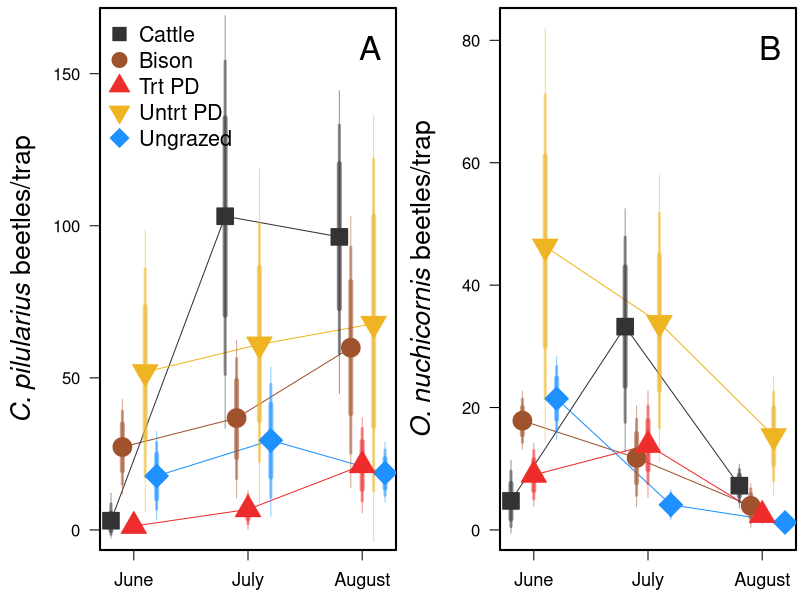

Recreate this plot in R.
##Set working directory
#Ellen's working directory:
setwd("C:/Users/elwel/OneDrive/Desktop/AmongTheDung")
#Ben's working directory:

######################
library(scales)
cp_d <- read.csv("outputs/Trt_Mo/CanPil_TRTmo_ActDens.csv")
cp_d$spp <- rep("CP", 15)
colnames(cp_d)[3] ="AcDe"
colnames(cp_d)[4] ="SE"
on_d <- read.csv("outputs/Trt_Mo/OntNuc_TRTmo_ActDens.csv")
on_d$spp <- rep("ON", 15)
colnames(on_d)[3] ="AcDe"
colnames(on_d)[4] ="SE"
dens <- rbind(cp_d,on_d)

tiff(filename = "plots/ActivityDensities_TrtMo.tiff", width = 10, height = 5, units = 'in', res = 600, compression = 'lzw')

par(mar=c(2.5,5,0.4,0.2),mfrow=c(1,2))
plot(1, type="n", xlim=c(5.8,8.2), ylim=c(0,165),las=1,ylab="",xlab="", xaxt='n')
axis(1, at=c(6,7,8),cex.axis=1.1,labels=c("June","July","August"))
box(lwd=2)
title(ylab=substitute(paste(italic('C. pilularius'), ' beetles/trap')), line=3, cex.lab=1.6)
##connecting lines
points(dens$AcDe[dens$trt=="bison" & dens$spp=="CP"] ~ dens$mo_jit[dens$trt=="bison" & dens$spp=="CP"],type="l",col="sienna",lwd=1)
points(dens$AcDe[dens$trt=="cattle" & dens$spp=="CP"] ~ dens$mo_jit[dens$trt=="cattle" & dens$spp=="CP"],type="l",col="gray20",lwd=1)
points(dens$AcDe[dens$trt=="ungrazed" & dens$spp=="CP"] ~ dens$mo_jit[dens$trt=="ungrazed" & dens$spp=="CP"],type="l",col="dodgerblue",lwd=1)
points(dens$AcDe[dens$trt=="trtpd" & dens$spp=="CP"] ~ dens$mo_jit[dens$trt=="trtpd" & dens$spp=="CP"],type="l",col="firebrick2",lwd=1)
points(dens$AcDe[dens$trt=="untrtpd" & dens$spp=="CP"] ~ dens$mo_jit[dens$trt=="untrtpd" & dens$spp=="CP"],type="l",col="goldenrod2",lwd=1)
##CIs
arrows(dens$mo_jit[dens$trt=="bison" & dens$spp=="CP"], dens$Q5[dens$trt=="bison" & dens$spp=="CP"], dens$mo_jit[dens$trt=="bison" & dens$spp=="CP"], dens$Q95[dens$trt=="bison" & dens$spp=="CP"],col=alpha("sienna",0.5),lwd=1,length=0, angle=90, code=3)
arrows(dens$mo_jit[dens$trt=="bison" & dens$spp=="CP"], dens$Q10[dens$trt=="bison" & dens$spp=="CP"], dens$mo_jit[dens$trt=="bison" & dens$spp=="CP"], dens$Q90[dens$trt=="bison" & dens$spp=="CP"],col=alpha("sienna",0.5),lwd=3,length=0, angle=90, code=3)
arrows(dens$mo_jit[dens$trt=="bison" & dens$spp=="CP"], dens$Q20[dens$trt=="bison" & dens$spp=="CP"], dens$mo_jit[dens$trt=="bison" & dens$spp=="CP"], dens$Q80[dens$trt=="bison" & dens$spp=="CP"],col=alpha("sienna",0.5),lwd=5,length=0, angle=90, code=3)
arrows(dens$mo_jit[dens$trt=="cattle" & dens$spp=="CP"], dens$Q5[dens$trt=="cattle" & dens$spp=="CP"], dens$mo_jit[dens$trt=="cattle" & dens$spp=="CP"], dens$Q95[dens$trt=="cattle" & dens$spp=="CP"],col=alpha("gray20",0.5),lwd=1,length=0, angle=90, code=3)
arrows(dens$mo_jit[dens$trt=="cattle" & dens$spp=="CP"], dens$Q10[dens$trt=="cattle" & dens$spp=="CP"], dens$mo_jit[dens$trt=="cattle" & dens$spp=="CP"], dens$Q90[dens$trt=="cattle" & dens$spp=="CP"],col=alpha("gray20",0.5),lwd=3,length=0, angle=90, code=3)
arrows(dens$mo_jit[dens$trt=="cattle" & dens$spp=="CP"], dens$Q20[dens$trt=="cattle" & dens$spp=="CP"], dens$mo_jit[dens$trt=="cattle" & dens$spp=="CP"], dens$Q80[dens$trt=="cattle" & dens$spp=="CP"],col=alpha("gray20",0.5),lwd=5,length=0, angle=90, code=3)
arrows(dens$mo_jit[dens$trt=="ungrazed" & dens$spp=="CP"], dens$Q5[dens$trt=="ungrazed" & dens$spp=="CP"], dens$mo_jit[dens$trt=="ungrazed" & dens$spp=="CP"], dens$Q95[dens$trt=="ungrazed" & dens$spp=="CP"],col=alpha("dodgerblue",0.5),lwd=1,length=0, angle=90, code=3)
arrows(dens$mo_jit[dens$trt=="ungrazed" & dens$spp=="CP"], dens$Q10[dens$trt=="ungrazed" & dens$spp=="CP"], dens$mo_jit[dens$trt=="ungrazed" & dens$spp=="CP"], dens$Q90[dens$trt=="ungrazed" & dens$spp=="CP"],col=alpha("dodgerblue",0.5),lwd=3,length=0, angle=90, code=3)
arrows(dens$mo_jit[dens$trt=="ungrazed" & dens$spp=="CP"], dens$Q20[dens$trt=="ungrazed" & dens$spp=="CP"], dens$mo_jit[dens$trt=="ungrazed" & dens$spp=="CP"], dens$Q80[dens$trt=="ungrazed" & dens$spp=="CP"],col=alpha("dodgerblue",0.5),lwd=5,length=0, angle=90, code=3)
arrows(dens$mo_jit[dens$trt=="trtpd" & dens$spp=="CP"], dens$Q5[dens$trt=="trtpd" & dens$spp=="CP"], dens$mo_jit[dens$trt=="trtpd" & dens$spp=="CP"], dens$Q95[dens$trt=="trtpd" & dens$spp=="CP"],col=alpha("firebrick2",0.5),lwd=1,length=0, angle=90, code=3)
arrows(dens$mo_jit[dens$trt=="trtpd" & dens$spp=="CP"], dens$Q10[dens$trt=="trtpd" & dens$spp=="CP"], dens$mo_jit[dens$trt=="trtpd" & dens$spp=="CP"], dens$Q90[dens$trt=="trtpd" & dens$spp=="CP"],col=alpha("firebrick2",0.5),lwd=3,length=0, angle=90, code=3)
arrows(dens$mo_jit[dens$trt=="trtpd" & dens$spp=="CP"], dens$Q20[dens$trt=="trtpd" & dens$spp=="CP"], dens$mo_jit[dens$trt=="trtpd" & dens$spp=="CP"], dens$Q80[dens$trt=="trtpd" & dens$spp=="CP"],col=alpha("firebrick2",0.5),lwd=5,length=0, angle=90, code=3)
arrows(dens$mo_jit[dens$trt=="untrtpd" & dens$spp=="CP"], dens$Q5[dens$trt=="untrtpd" & dens$spp=="CP"], dens$mo_jit[dens$trt=="untrtpd" & dens$spp=="CP"], dens$Q95[dens$trt=="untrtpd" & dens$spp=="CP"],col=alpha("goldenrod2",0.5),lwd=1,length=0, angle=90, code=3)
arrows(dens$mo_jit[dens$trt=="untrtpd" & dens$spp=="CP"], dens$Q10[dens$trt=="untrtpd" & dens$spp=="CP"], dens$mo_jit[dens$trt=="untrtpd" & dens$spp=="CP"], dens$Q90[dens$trt=="untrtpd" & dens$spp=="CP"],col=alpha("goldenrod2",0.5),lwd=3,length=0, angle=90, code=3)
arrows(dens$mo_jit[dens$trt=="untrtpd" & dens$spp=="CP"], dens$Q20[dens$trt=="untrtpd" & dens$spp=="CP"], dens$mo_jit[dens$trt=="untrtpd" & dens$spp=="CP"], dens$Q80[dens$trt=="untrtpd" & dens$spp=="CP"],col=alpha("goldenrod2",0.5),lwd=5,length=0, angle=90, code=3)
##points
points(dens$AcDe[dens$trt=="bison" & dens$spp=="CP"] ~ dens$mo_jit[dens$trt=="bison" & dens$spp=="CP"],pch=21,col="sienna",bg="sienna",cex=2.5)
points(dens$AcDe[dens$trt=="cattle" & dens$spp=="CP"] ~ dens$mo_jit[dens$trt=="cattle" & dens$spp=="CP"],pch=22,col="gray20",bg="gray20",cex=2.5)
points(dens$AcDe[dens$trt=="ungrazed" & dens$spp=="CP"] ~ dens$mo_jit[dens$trt=="ungrazed" & dens$spp=="CP"],pch=23,col="dodgerblue",bg="dodgerblue",cex=2.5)
points(dens$AcDe[dens$trt=="trtpd" & dens$spp=="CP"] ~ dens$mo_jit[dens$trt=="trtpd" & dens$spp=="CP"],pch=24,col="firebrick2",bg="firebrick2",cex=2.5)
points(dens$AcDe[dens$trt=="untrtpd" & dens$spp=="CP"] ~ dens$mo_jit[dens$trt=="untrtpd" & dens$spp=="CP"],pch=25,col="goldenrod2",bg="goldenrod2",cex=2.5)
legend("topright", legend="A", bty="n", cex=2)
legend("topleft",legend=c("Cattle","Bison","Trt PD","Untrt PD","Ungrazed"), bty="n", pt.cex=2,cex=1.3, pch=c(22,21,24,25,23), pt.bg=c("gray20","sienna","firebrick2","goldenrod2","dodgerblue"),col=c("gray20","sienna","firebrick2","goldenrod2","dodgerblue"))
##

##
##Onthophagus nuchicornis
plot(1, type="n", xlim=c(5.8,8.2), ylim=c(0,82),las=1,ylab="",xlab="", xaxt='n')
axis(1, at=c(6,7,8),cex.axis=1.1,labels=c("June","July","August"))
box(lwd=2)
title(ylab=substitute(paste(italic('O. nuchicornis'), ' beetles/trap')), line=3, cex.lab=1.6)
##conecting lines
points(dens$AcDe[dens$trt=="bison" & dens$spp=="ON"] ~ dens$mo_jit[dens$trt=="bison" & dens$spp=="ON"],type="l",col="sienna",lwd=1)
points(dens$AcDe[dens$trt=="cattle" & dens$spp=="ON"] ~ dens$mo_jit[dens$trt=="cattle" & dens$spp=="ON"],type="l",col="gray20",lwd=1)
points(dens$AcDe[dens$trt=="ungrazed" & dens$spp=="ON"] ~ dens$mo_jit[dens$trt=="ungrazed" & dens$spp=="ON"],type="l",col="dodgerblue",lwd=1)
points(dens$AcDe[dens$trt=="trtpd" & dens$spp=="ON"] ~ dens$mo_jit[dens$trt=="trtpd" & dens$spp=="ON"],type="l",col="firebrick2",lwd=1)
points(dens$AcDe[dens$trt=="untrtpd" & dens$spp=="ON"] ~ dens$mo_jit[dens$trt=="untrtpd" & dens$spp=="ON"],type="l",col="goldenrod2",lwd=1)
##CIs
arrows(dens$mo_jit[dens$trt=="bison" & dens$spp=="ON"], dens$Q5[dens$trt=="bison" & dens$spp=="ON"], dens$mo_jit[dens$trt=="bison" & dens$spp=="ON"], dens$Q95[dens$trt=="bison" & dens$spp=="ON"],col=alpha("sienna",0.5),lwd=1,length=0, angle=90, code=3)
arrows(dens$mo_jit[dens$trt=="bison" & dens$spp=="ON"], dens$Q10[dens$trt=="bison" & dens$spp=="ON"], dens$mo_jit[dens$trt=="bison" & dens$spp=="ON"], dens$Q90[dens$trt=="bison" & dens$spp=="ON"],col=alpha("sienna",0.5),lwd=3,length=0, angle=90, code=3)
arrows(dens$mo_jit[dens$trt=="bison" & dens$spp=="ON"], dens$Q20[dens$trt=="bison" & dens$spp=="ON"], dens$mo_jit[dens$trt=="bison" & dens$spp=="ON"], dens$Q80[dens$trt=="bison" & dens$spp=="ON"],col=alpha("sienna",0.5),lwd=5,length=0, angle=90, code=3)
arrows(dens$mo_jit[dens$trt=="cattle" & dens$spp=="ON"], dens$Q5[dens$trt=="cattle" & dens$spp=="ON"], dens$mo_jit[dens$trt=="cattle" & dens$spp=="ON"], dens$Q95[dens$trt=="cattle" & dens$spp=="ON"],col=alpha("gray20",0.5),lwd=1,length=0, angle=90, code=3)
arrows(dens$mo_jit[dens$trt=="cattle" & dens$spp=="ON"], dens$Q10[dens$trt=="cattle" & dens$spp=="ON"], dens$mo_jit[dens$trt=="cattle" & dens$spp=="ON"], dens$Q90[dens$trt=="cattle" & dens$spp=="ON"],col=alpha("gray20",0.5),lwd=3,length=0, angle=90, code=3)
arrows(dens$mo_jit[dens$trt=="cattle" & dens$spp=="ON"], dens$Q20[dens$trt=="cattle" & dens$spp=="ON"], dens$mo_jit[dens$trt=="cattle" & dens$spp=="ON"], dens$Q80[dens$trt=="cattle" & dens$spp=="ON"],col=alpha("gray20",0.5),lwd=5,length=0, angle=90, code=3)
arrows(dens$mo_jit[dens$trt=="ungrazed" & dens$spp=="ON"], dens$Q5[dens$trt=="ungrazed" & dens$spp=="ON"], dens$mo_jit[dens$trt=="ungrazed" & dens$spp=="ON"], dens$Q95[dens$trt=="ungrazed" & dens$spp=="ON"],col=alpha("dodgerblue",0.5),lwd=1,length=0, angle=90, code=3)
arrows(dens$mo_jit[dens$trt=="ungrazed" & dens$spp=="ON"], dens$Q10[dens$trt=="ungrazed" & dens$spp=="ON"], dens$mo_jit[dens$trt=="ungrazed" & dens$spp=="ON"], dens$Q90[dens$trt=="ungrazed" & dens$spp=="ON"],col=alpha("dodgerblue",0.5),lwd=3,length=0, angle=90, code=3)
arrows(dens$mo_jit[dens$trt=="ungrazed" & dens$spp=="ON"], dens$Q20[dens$trt=="ungrazed" & dens$spp=="ON"], dens$mo_jit[dens$trt=="ungrazed" & dens$spp=="ON"], dens$Q80[dens$trt=="ungrazed" & dens$spp=="ON"],col=alpha("dodgerblue",0.5),lwd=5,length=0, angle=90, code=3)
arrows(dens$mo_jit[dens$trt=="trtpd" & dens$spp=="ON"], dens$Q5[dens$trt=="trtpd" & dens$spp=="ON"], dens$mo_jit[dens$trt=="trtpd" & dens$spp=="ON"], dens$Q95[dens$trt=="trtpd" & dens$spp=="ON"],col=alpha("firebrick2",0.5),lwd=1,length=0, angle=90, code=3)
arrows(dens$mo_jit[dens$trt=="trtpd" & dens$spp=="ON"], dens$Q10[dens$trt=="trtpd" & dens$spp=="ON"], dens$mo_jit[dens$trt=="trtpd" & dens$spp=="ON"], dens$Q90[dens$trt=="trtpd" & dens$spp=="ON"],col=alpha("firebrick2",0.5),lwd=3,length=0, angle=90, code=3)
arrows(dens$mo_jit[dens$trt=="trtpd" & dens$spp=="ON"], dens$Q20[dens$trt=="trtpd" & dens$spp=="ON"], dens$mo_jit[dens$trt=="trtpd" & dens$spp=="ON"], dens$Q80[dens$trt=="trtpd" & dens$spp=="ON"],col=alpha("firebrick2",0.5),lwd=5,length=0, angle=90, code=3)
arrows(dens$mo_jit[dens$trt=="untrtpd" & dens$spp=="ON"], dens$Q5[dens$trt=="untrtpd" & dens$spp=="ON"], dens$mo_jit[dens$trt=="untrtpd" & dens$spp=="ON"], dens$Q95[dens$trt=="untrtpd" & dens$spp=="ON"],col=alpha("goldenrod2",0.5),lwd=1,length=0, angle=90, code=3)
arrows(dens$mo_jit[dens$trt=="untrtpd" & dens$spp=="ON"], dens$Q10[dens$trt=="untrtpd" & dens$spp=="ON"], dens$mo_jit[dens$trt=="untrtpd" & dens$spp=="ON"], dens$Q90[dens$trt=="untrtpd" & dens$spp=="ON"],col=alpha("goldenrod2",0.5),lwd=3,length=0, angle=90, code=3)
arrows(dens$mo_jit[dens$trt=="untrtpd" & dens$spp=="ON"], dens$Q20[dens$trt=="untrtpd" & dens$spp=="ON"], dens$mo_jit[dens$trt=="untrtpd" & dens$spp=="ON"], dens$Q80[dens$trt=="untrtpd" & dens$spp=="ON"],col=alpha("goldenrod2",0.5),lwd=5,length=0, angle=90, code=3)
##points
points(dens$AcDe[dens$trt=="bison" & dens$spp=="ON"] ~ dens$mo_jit[dens$trt=="bison" & dens$spp=="ON"],pch=21,col="sienna",bg="sienna",cex=2.5)
points(dens$AcDe[dens$trt=="cattle" & dens$spp=="ON"] ~ dens$mo_jit[dens$trt=="cattle" & dens$spp=="ON"],pch=22,col="gray20",bg="gray20",cex=2.5)
points(dens$AcDe[dens$trt=="ungrazed" & dens$spp=="ON"] ~ dens$mo_jit[dens$trt=="ungrazed" & dens$spp=="ON"],pch=23,col="dodgerblue",bg="dodgerblue",cex=2.5)
points(dens$AcDe[dens$trt=="trtpd" & dens$spp=="ON"] ~ dens$mo_jit[dens$trt=="trtpd" & dens$spp=="ON"],pch=24,col="firebrick2",bg="firebrick2",cex=2.5)
points(dens$AcDe[dens$trt=="untrtpd" & dens$spp=="ON"] ~ dens$mo_jit[dens$trt=="untrtpd" & dens$spp=="ON"],pch=25,col="goldenrod2",bg="goldenrod2",cex=2.5)
legend("topright", legend="B", bty="n", cex=2)
##

dev.off()

##